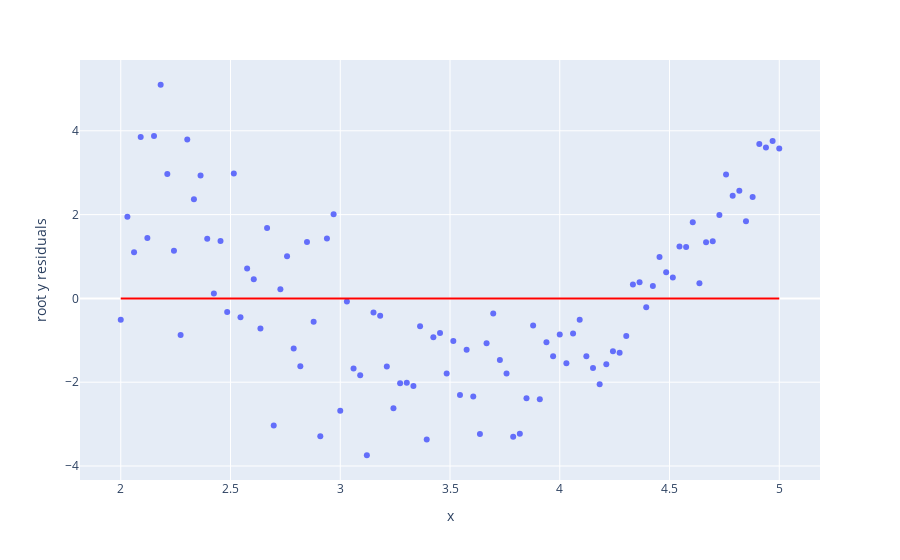

Here is the notebook cell this chart was saved with:
### Markdown cell above
Hmm... the relationship certainly looks _more_ linear than before, but still not quite linear. Let's look at the residual plot:

### Code cell
# Feel free to use this function directly to help you answer Question 1.
def create_residual_plot(df, x, y):
    df = df.copy()
    from sklearn.linear_model import LinearRegression
    model = LinearRegression()
    model.fit(df[[x]], df[y])
    df[f'{y} residuals'] = df[y] - model.predict(df[[x]])
    return px.scatter(df, x=x, y=f'{y} residuals', trendline='ols', trendline_color_override='red')

create_residual_plot(df_2, 'x', 'root y')
